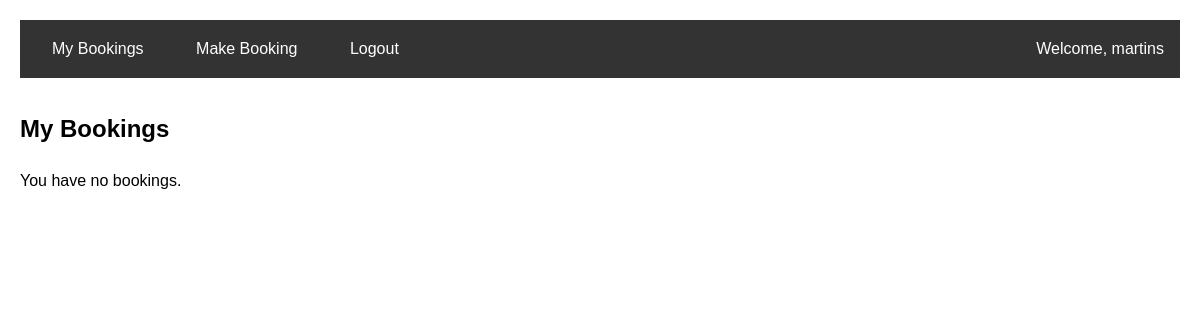
The app's page / (signed in), older data.
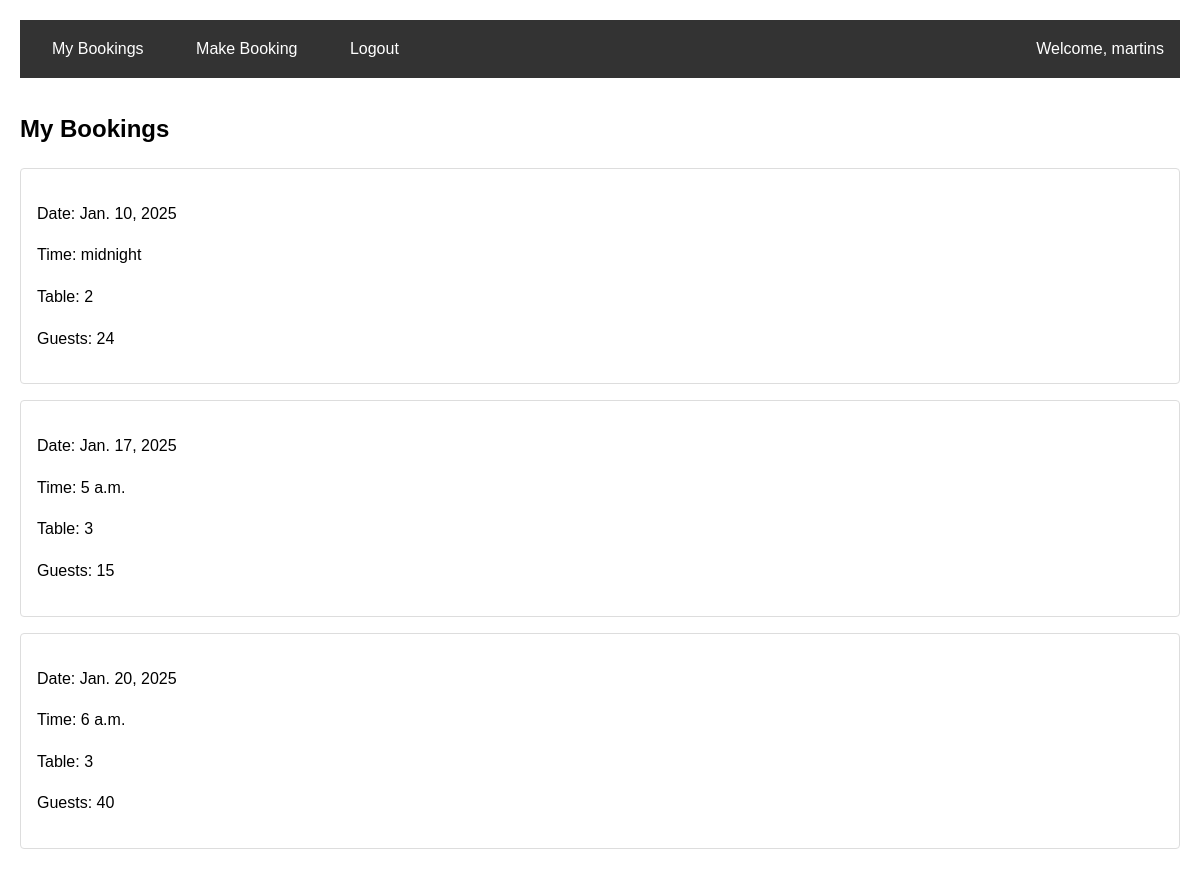
The same page, newer data.
### booking/models.py (models this page shows, shortened)
class Booking(models.Model):
    user = models.ForeignKey(User, on_delete=models.CASCADE)
    table = models.ForeignKey(Table, on_delete=models.CASCADE)
    booking_date = models.DateField()
    booking_time = models.TimeField()
    number_of_guests = models.IntegerField()
    created_at = models.DateTimeField(auto_now_add=True)
    class Meta:
        unique_together = ['table', 'booking_date', 'booking_time']

class Table(models.Model):
    table_number = models.IntegerField(unique=True)
    capacity = models.IntegerField()

### booking/views.py (the view)
# urls.py: path('', views.booking_list, name='booking_list'),
@login_required
def booking_list(request):
    bookings = Booking.objects.filter(user=request.user).order_by('booking_date', 'booking_time')
    return render(request, 'booking/booking_list.html', {'bookings': bookings})

### booking/templates/booking/booking_list.html
    {% extends 'booking/base.html' %}
{% block content %}
    <h2>My Bookings</h2>
    {% if bookings %}
        {% for booking in bookings %}
            <div class="booking">
                <p>Date: {{ booking.booking_date }}</p>
                <p>Time: {{ booking.booking_time }}</p>
                <p>Table: {{ booking.table.table_number }}</p>
                <p>Guests: {{ booking.number_of_guests }}</p>
            </div>
        {% endfor %}
    {% else %}
        <p>You have no bookings.</p>
    {% endif %}
{% endblock %}

### booking/templates/booking/base.html (shortened to what this page needs)
<!DOCTYPE html>
<html>
<head>
    {% load static %}
    <link rel="stylesheet" href="{% static 'booking/css/style.css' %}">
</head>
<body>
    <header>
        <nav>
            {% if user.is_authenticated %}
                <a href="{% url 'booking_list' %}">My Bookings</a>
                <a href="{% url 'make_booking' %}">Make Booking</a>
                <a href="{% url 'logout' %}">Logout</a>
                <span style="color: white; float: right;">Welcome, {{ user.username }}</span>
            {% else %}
                <a href="{% url 'login' %}">Login</a>
            {% endif %}
        </nav>
    </header>
    <main>
        {% block content %}
        {% endblock %}
    </main>
</body>
</html>

### booking/static/booking/css/style.css (style rules this page uses)
body { font-family: Arial, sans-serif; line-height: 1.6; margin: 0; padding: 20px; }
nav { background-color: #333; padding: 1rem; margin-bottom: 2rem; }
nav a { color: white; text-decoration: none; padding: 0.5rem 1rem; margin-right: 1rem; }
.booking { border: 1px solid #ddd; padding: 1rem; margin-bottom: 1rem; border-radius: 4px; }

Row changes from the older to the newer data that the page shows:
added Booking: booking_date "Jan. 10, 2025", booking_time "midnight", table.table_number "2", number_of_guests "24"
added Booking: booking_date "Jan. 17, 2025", booking_time "5 a.m.", table.table_number "3", number_of_guests "15"
added Booking: booking_date "Jan. 20, 2025", booking_time "6 a.m.", table.table_number "3", number_of_guests "40"
Text that changed along with them:
text no longer shown: "You have no bookings."
